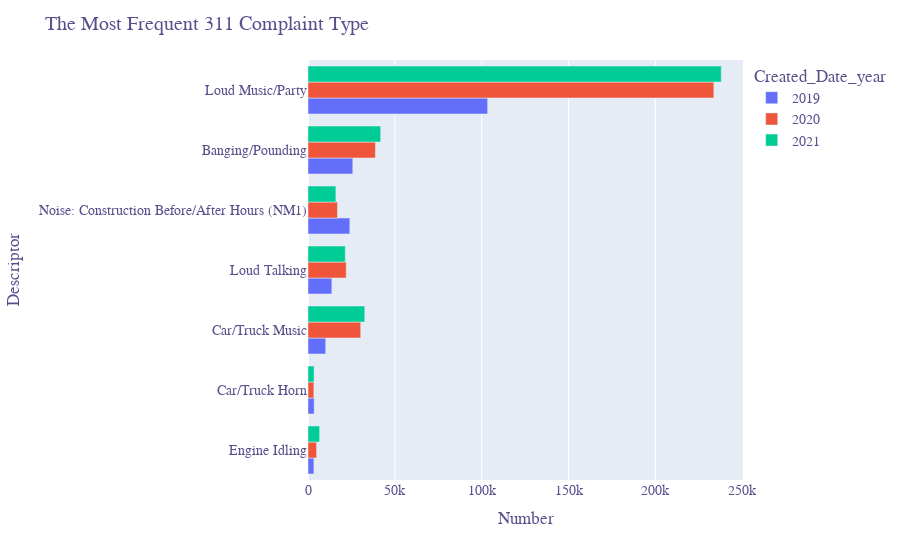

Write notebook code for a chart like this one.
### Code cell
complaint_type_fig = px.bar(noise_data_Descriptor_select, x="Number", y="Descriptor", 
             orientation='h',barmode='group',
             height=700, color = "Created_Date_year")
             #color_discrete_sequence = px.colors.sequential.thermal)

complaint_type_fig.update_layout(
                  title="The Most Frequent 311 Complaint Type",
                  font=dict(family="silom",
                  size=14, color="#58508d"))

complaint_type_fig.show()

### Figure 1 — Plotly figure (JSON) as saved in the notebook; plotly's stock layout.template omitted (floating-point values rounded to 4 significant figures)
{"data": [{"alignmentgroup": "True", "hovertemplate": "Created_Date_year=2019<br>Number=%{x}<br>Descriptor=%{y}<extra></extra>", "legendgroup": "2019", "marker": {"color": "#636efa", "pattern": {"shape": ""}}, "name": "2019", "offsetgroup": "2019", "orientation": "h", "showlegend": true, "textposition": "auto", "type": "bar", "x": [3382, 3544, 10209, 13739, 24075, 25777, 103430], "xaxis": "x", "y": ["Engine Idling", "Car/Truck Horn", "Car/Truck Music", "Loud Talking", "Noise: Construction Before/After Hours (NM1)", "Banging/Pounding", "Loud Music/Party"], "yaxis": "y"}, {"alignmentgroup": "True", "hovertemplate": "Created_Date_year=2020<br>Number=%{x}<br>Descriptor=%{y}<extra></extra>", "legendgroup": "2020", "marker": {"color": "#EF553B", "pattern": {"shape": ""}}, "name": "2020", "offsetgroup": "2020", "orientation": "h", "showlegend": true, "textposition": "auto", "type": "bar", "x": [3368, 4935, 16978, 21999, 30347, 38808, 233686], "xaxis": "x", "y": ["Car/Truck Horn", "Engine Idling", "Noise: Construction Before/After Hours (NM1)", "Loud Talking", "Car/Truck Music", "Banging/Pounding", "Loud Music/Party"], "yaxis": "y"}, {"alignmentgroup": "True", "hovertemplate": "Created_Date_year=2021<br>Number=%{x}<br>Descriptor=%{y}<extra></extra>", "legendgroup": "2021", "marker": {"color": "#00cc96", "pattern": {"shape": ""}}, "name": "2021", "offsetgroup": "2021", "orientation": "h", "showlegend": true, "textposition": "auto", "type": "bar", "x": [3475, 6693, 16051, 21481, 32689, 41835, 237943], "xaxis": "x", "y": ["Car/Truck Horn", "Engine Idling", "Noise: Construction Before/After Hours (NM1)", "Loud Talking", "Car/Truck Music", "Banging/Pounding", "Loud Music/Party"], "yaxis": "y"}], "layout": {"autosize": true, "barmode": "group", "font": {"color": "#58508d", "family": "silom", "size": 14}, "legend": {"title": {"text": "Created_Date_year"}, "tracegroupgap": 0}, "margin": {"t": 60}, "title": {"text": "The Most Frequent 311 Complaint Type"}, "xaxis": {"anchor": "y", "autorange": true, "domain": [0, 1], "range": [0, 250500.0], "title": {"text": "Number"}, "type": "linear"}, "yaxis": {"anchor": "x", "autorange": true, "domain": [0, 1], "range": [-0.5, 6.5], "title": {"text": "Descriptor"}, "type": "category"}}}
